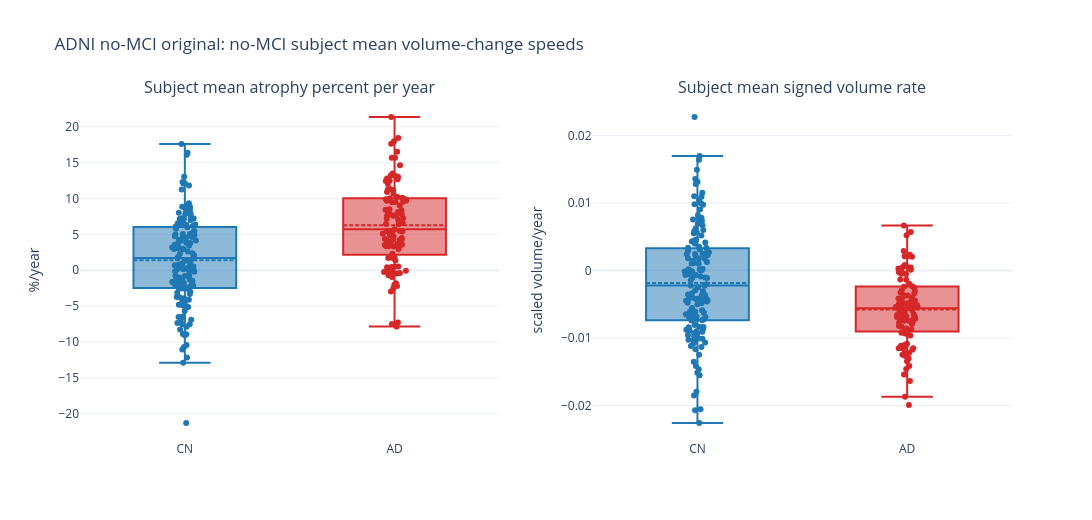
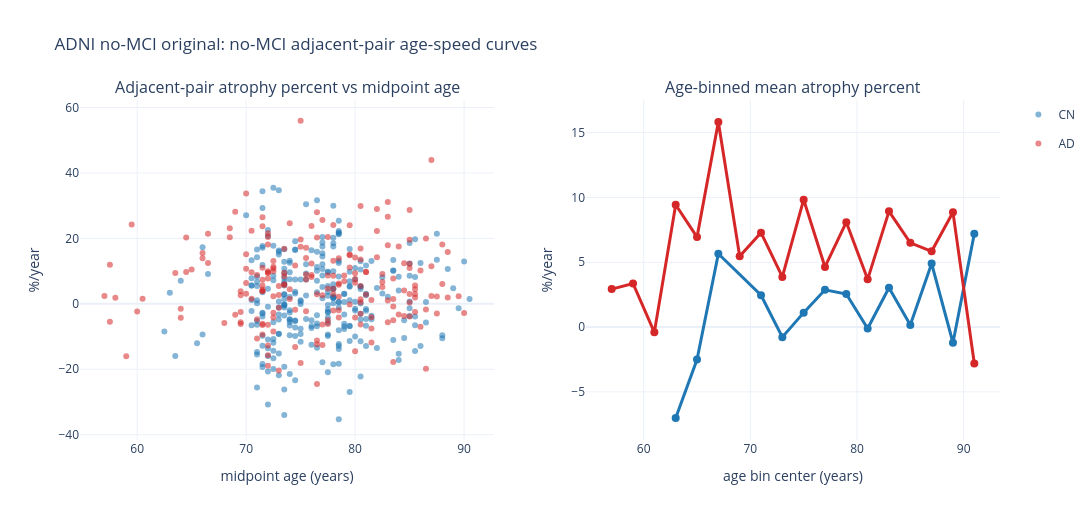

Here is the notebook cell these charts were saved with, in order:
### Markdown cell above
## Original volume-speed distributions

### Code cell
for fig in nb_helpers.original_volume_speed_figures():
    fig.show()

### Figure 1 — Plotly figure (JSON) as saved in the notebook; plotly's stock layout.template omitted (floating-point values rounded to 4 significant figures; data arrays with more than 128 entries replaced by an {"elided": "..."} marker saying what was removed)
{"data": [{"boxmean": true, "boxpoints": "all", "jitter": 0.25, "marker": {"color": "#1f77b4"}, "name": "CN", "pointpos": 0, "showlegend": false, "type": "box", "xaxis": "x", "y": {"elided": "143 float values"}, "yaxis": "y"}, {"boxmean": true, "boxpoints": "all", "jitter": 0.25, "marker": {"color": "#1f77b4"}, "name": "CN", "pointpos": 0, "showlegend": false, "type": "box", "xaxis": "x2", "y": {"elided": "143 float values"}, "yaxis": "y2"}, {"boxmean": true, "boxpoints": "all", "jitter": 0.25, "marker": {"color": "#d62728"}, "name": "AD", "pointpos": 0, "showlegend": false, "type": "box", "xaxis": "x", "y": [0.4955, 0.5164, 0.2044, 17.99, 4.86, 5.2, -0.4677, 12.43, 1.341, 1.693, 9.548, -0.9282, 3.67, 11.19, 12.03, 3.952, -2.471, -0.4179, 13.19, 5.413, 5.096, 5.491, 2.943, 18.44, 7.791, 4.304, 1.782, 7.797, 10.93, 5.396, 8.348, 10.2, 12.47, 17.65, -0.1192, 1.717, 0.4666, 9.915, 3.605, 9.012, -1.812, 4.352, -7.303, 11.25, -0.4026, -0.08875, 15.69, 8.421, 9.697, 8.117, 4.503, 4.111, 3.329, 9.525, 14.62, 7.071, 13.16, 6.588, 3.451, 10.12, 9.914, 7.569, 4.749, 5.496, 10.03, 11.34, 2.29, 9.48, 7.604, 15.7, -2.039, 8.51, 9.713, 12.8, 7.685, 10.65, 5.483, 6.401, 7.254, -0.7076, 3.526, 4.2, 12.89, 13.48, 0.4239, 4.362, 7.996, -7.857, -2.196, -7.5, 13.02, 5.706, 6.443, 16.52, -0.2306, 7.131, 3.328, 12.68, 21.37, -2.972, 3.304], "yaxis": "y"}, {"boxmean": true, "boxpoints": "all", "jitter": 0.25, "marker": {"color": "#d62728"}, "name": "AD", "pointpos": 0, "showlegend": false, "type": "box", "xaxis": "x2", "y": [-0.0005166, -0.0004133, -0.0002365, -0.01344, -0.004546, -0.004841, 0.0003581, -0.01223, -0.001317, -0.001959, -0.009238, 0.0008008, -0.005403, -0.01153, -0.0066, -0.005598, 0.002317, 0.0004414, -0.01115, -0.00546, -0.004573, -0.004841, -0.0024, -0.01872, -0.007938, -0.003358, -0.002542, -0.008732, -0.008233, -0.0051, -0.007245, -0.009631, -0.01174, -0.01248, 8.405e-05, -0.001364, -0.0004929, -0.01224, -0.00295, -0.01153, 0.002116, -0.003261, 0.005218, -0.009022, 0.0004771, 0.0001034, -0.01305, -0.006485, -0.007096, -0.007736, -0.004431, -0.003719, -0.003718, -0.00832, -0.009032, -0.005546, -0.01267, -0.006829, -0.004132, -0.01415, -0.00735, -0.00543, -0.004758, -0.00561, -0.01133, -0.006591, -0.002346, -0.00858, -0.006279, -0.01153, 0.002885, -0.006167, -0.007383, -0.01099, -0.006883, -0.01087, -0.005593, -0.005892, -0.006767, 0.0005187, -0.004068, -0.004015, -0.009484, -0.0146, -0.0003654, -0.004966, -0.009349, 0.006653, 0.002037, 0.005702, -0.007599, -0.006892, -0.00744, -0.01542, 0.0003017, -0.007491, -0.004889, -0.01637, -0.01993, 0.002101, -0.002995], "yaxis": "y2"}], "layout": {"annotations": [{"font": {"size": 16}, "showarrow": false, "text": "Subject mean atrophy percent per year", "x": 0.225, "xanchor": "center", "xref": "paper", "y": 1, "yanchor": "bottom", "yref": "paper"}, {"font": {"size": 16}, "showarrow": false, "text": "Subject mean signed volume rate", "x": 0.775, "xanchor": "center", "xref": "paper", "y": 1, "yanchor": "bottom", "yref": "paper"}], "height": 520, "title": {"text": "ADNI no-MCI original: no-MCI subject mean volume-change speeds"}, "width": 1100, "xaxis": {"anchor": "y", "domain": [0, 0.45]}, "xaxis2": {"anchor": "y2", "domain": [0.55, 1]}, "yaxis": {"anchor": "x", "domain": [0, 1], "title": {"text": "%/year"}}, "yaxis2": {"anchor": "x2", "domain": [0, 1], "title": {"text": "scaled volume/year"}}}}

### Figure 2 — Plotly figure (JSON) as saved in the notebook; plotly's stock layout.template omitted (floating-point values rounded to 4 significant figures; data arrays with more than 128 entries replaced by an {"elided": "..."} marker saying what was removed)
{"data": [{"legendgroup": "CN", "marker": {"color": "#1f77b4", "opacity": 0.55, "size": 6}, "mode": "markers", "name": "CN", "type": "scatter", "x": {"elided": "282 float values"}, "xaxis": "x", "y": {"elided": "282 float values"}, "yaxis": "y"}, {"legendgroup": "CN", "line": {"color": "#1f77b4", "width": 3}, "marker": {"color": "#1f77b4", "size": 8}, "mode": "lines+markers", "name": "CN mean", "showlegend": false, "type": "scatter", "x": [63.0, 65.0, 67.0, 71.0, 73.0, 75.0, 77.0, 79.0, 81.0, 83.0, 85.0, 87.0, 89.0, 91.0], "xaxis": "x2", "y": [-7.015, -2.504, 5.657, 2.452, -0.7799, 1.112, 2.876, 2.545, -0.1155, 3.037, 0.1578, 4.896, -1.21, 7.193], "yaxis": "y2"}, {"legendgroup": "AD", "marker": {"color": "#d62728", "opacity": 0.55, "size": 6}, "mode": "markers", "name": "AD", "type": "scatter", "x": {"elided": "201 float values"}, "xaxis": "x", "y": {"elided": "201 float values"}, "yaxis": "y"}, {"legendgroup": "AD", "line": {"color": "#d62728", "width": 3}, "marker": {"color": "#d62728", "size": 8}, "mode": "lines+markers", "name": "AD mean", "showlegend": false, "type": "scatter", "x": [57.0, 59.0, 61.0, 63.0, 65.0, 67.0, 69.0, 71.0, 73.0, 75.0, 77.0, 79.0, 81.0, 83.0, 85.0, 87.0, 89.0, 91.0], "xaxis": "x2", "y": [2.927, 3.36, -0.4026, 9.435, 6.94, 15.82, 5.464, 7.285, 3.865, 9.827, 4.637, 8.089, 3.681, 8.925, 6.496, 5.845, 8.85, -2.806], "yaxis": "y2"}], "layout": {"annotations": [{"font": {"size": 16}, "showarrow": false, "text": "Adjacent-pair atrophy percent vs midpoint age", "x": 0.225, "xanchor": "center", "xref": "paper", "y": 1, "yanchor": "bottom", "yref": "paper"}, {"font": {"size": 16}, "showarrow": false, "text": "Age-binned mean atrophy percent", "x": 0.775, "xanchor": "center", "xref": "paper", "y": 1, "yanchor": "bottom", "yref": "paper"}], "height": 520, "title": {"text": "ADNI no-MCI original: no-MCI adjacent-pair age-speed curves"}, "width": 1200, "xaxis": {"anchor": "y", "domain": [0, 0.45], "title": {"text": "midpoint age (years)"}}, "xaxis2": {"anchor": "y2", "domain": [0.55, 1], "title": {"text": "age bin center (years)"}}, "yaxis": {"anchor": "x", "domain": [0, 1], "title": {"text": "%/year"}}, "yaxis2": {"anchor": "x2", "domain": [0, 1], "title": {"text": "%/year"}}}}
